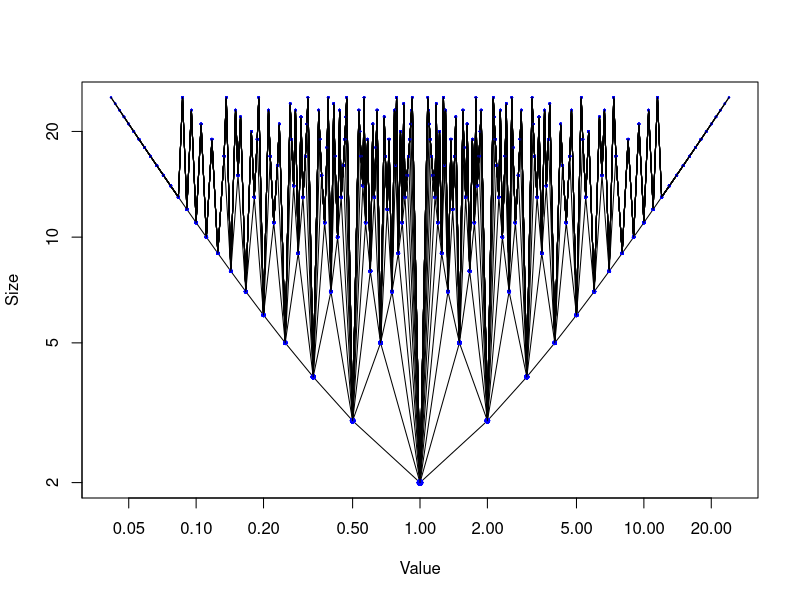

Write the R code that produced this figure.
max <- 25

nums <- matrix(c(0, 1, 1, 0), nrow=2)

supp <- function(n, max){
	s <- 0
	nr <- nrow(n)
	nn <- matrix(n[1, ], nrow=2*nr-1, ncol=2 )
	for (i in 2:nr){
		new <- n[i-1, ] + n[i, ]
		if (sum(new)<=max){
			nn[i+s, ] <- new
			s <- s+1
		}
		nn[i+s,] <- n[i, ]
	}
	return(nn[1:(nr+s), ])
	return(nn)
}

plot(NULL, NULL
	, xlab = "Value"
	, ylab = "Size"
	, xlim = c(1/max, max)
	, ylim = c(2, max)
	, log = "xy"
)

for (l in 1:max){
	print(nums)
	nums <- supp(nums, max)
	nf <- as.data.frame(nums)
	names(nf) <- c("n", "d")
	nf <- within(nf, {
		val <- n/d
		size <- n+d
	})
	with (nf, points(val, size, pch=19, cex=1/sqrt(size), col="blue"))
	with (nf, lines(val, size, lwd=1/size))
}
print(nums)

